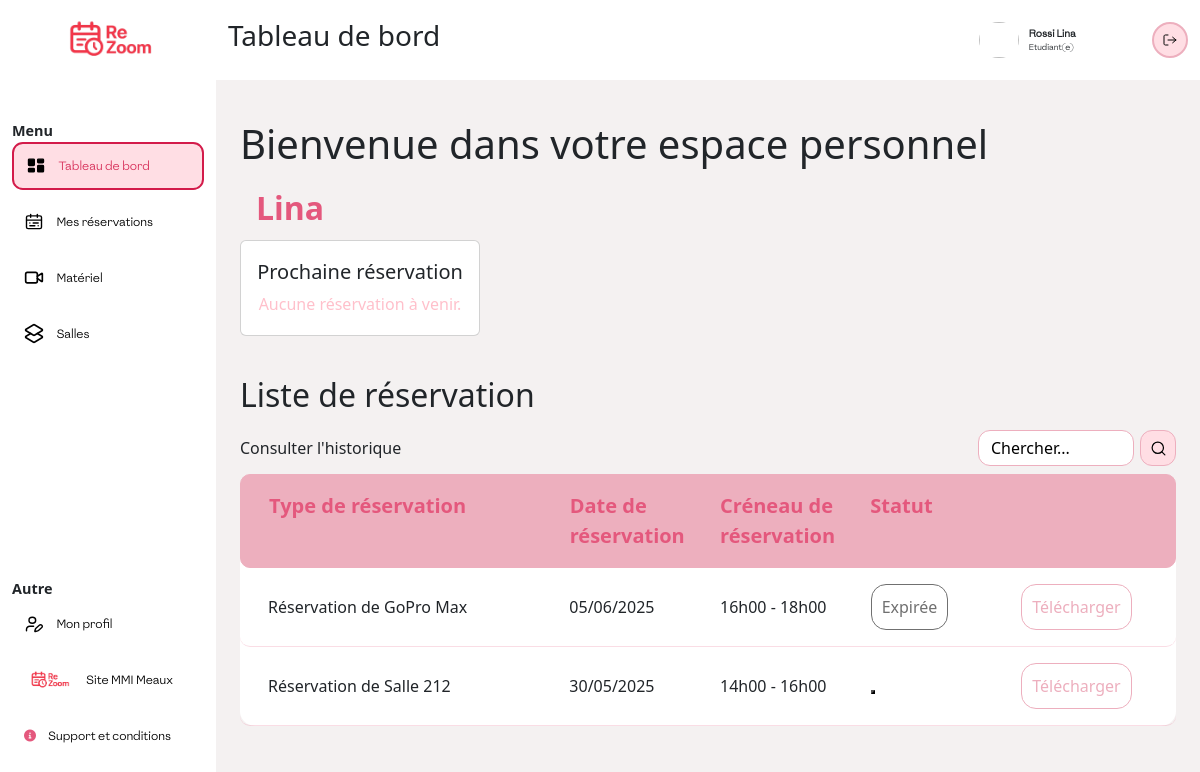
The page /PHP/index.php (signed in) on the database as committed earlier.
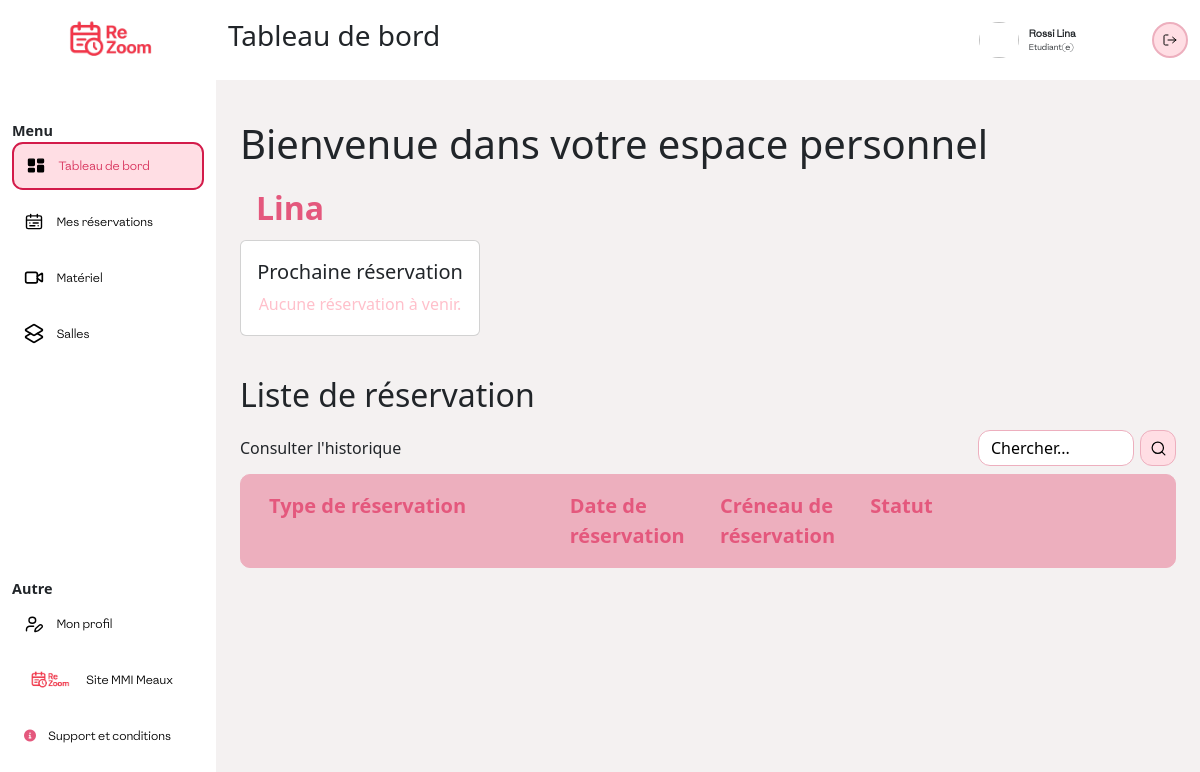
The same page on the database as committed later.
### tables this page shows
CREATE TABLE `reservations` (
  `idR` int(11) NOT NULL,
  `quantite` int(11) NOT NULL DEFAULT 1,
  `date_demande` datetime NOT NULL,
  `date_debut` datetime NOT NULL,
  `date_fin` datetime NOT NULL,
  `valide` int(11) DEFAULT NULL,
  `motif` varchar(100) DEFAULT NULL,
  `commentaires` varchar(50) DEFAULT NULL,
  `signatureElectronique` varchar(50) DEFAULT NULL,
  `documentAdministrateur` varchar(50) DEFAULT NULL
);

CREATE TABLE `materiel` (
  `idM` int(11) NOT NULL,
  `refernceM` varchar(50) DEFAULT NULL,
  `designation` varchar(50) DEFAULT NULL,
  `photo` varchar(100) DEFAULT NULL,
  `typeM` varchar(50) DEFAULT NULL,
  `dateAchat` date DEFAULT NULL,
  `etat` varchar(50) DEFAULT NULL,
  `quantité` int(11) DEFAULT NULL,
  `descriptif` varchar(200) DEFAULT NULL,
  `lien_demo` varchar(100) DEFAULT NULL
);

CREATE TABLE `salle` (
  `idS` int(11) NOT NULL,
  `nom` varchar(100) NOT NULL,
  `type` varchar(50) DEFAULT NULL,
  `capacite` int(11) DEFAULT NULL,
  `nb_pc` int(11) DEFAULT NULL,
  `photo` varchar(100) DEFAULT NULL,
  `etat` varchar(50) DEFAULT NULL,
  `description` varchar(200) DEFAULT NULL
);

### PHP/index_etudiant.php (the view, shortened to what the changed rows need)
<section class="top">
    <section class="top">
        <h1>Bienvenue dans votre espace personnel</h1>
    </section>
                <?php
                require "../PHPpure/connexion.php";
                $userId = $_SESSION['user']['id'];
                ?>
</section>
<section class="reservation">
    <h2>Liste de réservation</h2>
    <section class="container-sm bg-white" style="border-radius: 15px;">
        <?php
        if (isset($_SESSION['user']['id'])) {
            $userId = $_SESSION['user']['id'];
        }
        $sql = "
                        SELECT
                            r.idR,
                            r.date_debut,
                            r.date_fin,
                            r.valide,
                            m.designation AS materiel
                        FROM reservations r
                        JOIN concerne c ON r.idR = c.idR
                        JOIN materiel m ON c.idM = m.idM
                        JOIN reservation_users ru ON r.idR = ru.idR
                        WHERE ru.id = :user_id
                        ORDER BY r.date_debut DESC
                    ";
        $stmt = $pdo->prepare($sql);
        $stmt->bindParam(':user_id', $userId, PDO::PARAM_INT);
        $stmt->execute();
        while ($row = $stmt->fetch(PDO::FETCH_ASSOC)) {
            $date = date("d/m/Y", strtotime($row['date_debut']));
            $startHour = date("H\hi", strtotime($row['date_debut']));
            $endHour = date("H\hi", strtotime($row['date_fin']));
            $now = new DateTime();
            $end = new DateTime($row['date_fin']);
            if ($row['valide'] == 0) {
                $status = "attente";
                if ($end < $now) {
                    $status = "annule";
                    $sql = "UPDATE reservations SET valide = 2 WHERE idR = :idR";
                    $stmt = $pdo->prepare($sql);
                    $stmt->bindParam(':idR', $row['idR'], PDO::PARAM_INT);
                    $stmt->execute();
                }
            } elseif ($end < $now) {
                $status = "termine";
                $sql = "UPDATE reservations SET valide = 3 WHERE idR = :idR";
                $stmt = $pdo->prepare($sql);
                $stmt->bindParam(':idR', $row['idR'], PDO::PARAM_INT);
                $stmt->execute();
            } else if ($row['valide'] == 1) {
                $status = "accepte";
            } else if ($row['valide'] == 2) {
                $status = "refuse";
            }
            echo "
                            <div class='row p-3 align-items-center gy-3' style='border-radius:10px; border-bottom: 1px solid rgba(228, 88, 125, 0.2);'>
                                <div class='col-4'>
                                    <p>Réservation de {$row['materiel']}</p>
                                </div>
                                <div class='col-2'>
                                    <p>$date</p>
                                </div>
                                <div class='col-2'>
                                    <p>$startHour - $endHour</p>
                                </div>
                                <div class='col-2'>
                                    <button class='$status'></button>
                                </div>
                                <div class='col-2'>
                                    <button class='telecharger' onclick='window.open(\"../PHPpure/genererpdf.php?idR={$row['idR']}\", \"_blank\")'>Télécharger</button>
                                </div>
                            </div>
                        ";
        }
        $sql = "
                        SELECT
                            r.date_debut,
                            r.date_fin,
                            r.valide,
                            s.nom AS salle,
                            r.idR AS idR
                        FROM reservations r
                        JOIN concerne_salle cs ON r.idR = cs.idR
                        JOIN salle s ON cs.idS = s.idS
                        JOIN reservation_users ru ON r.idR = ru.idR
                        WHERE ru.id = :user_id
                        ORDER BY r.date_debut DESC
            ";
        $stmt = $pdo->prepare($sql);
        $stmt->bindParam(':user_id', $userId, PDO::PARAM_INT);
        $stmt->execute();
        while ($row = $stmt->fetch(PDO::FETCH_ASSOC)) {
            $date = date("d/m/Y", strtotime($row['date_debut']));
            $startHour = date("H\hi", strtotime($row['date_debut']));
            $endHour = date("H\hi", strtotime($row['date_fin']));
            if ($row['valide'] == 0) {
                $status = "attente";
                if ($end < $now) {
                    $status = "annule";
                    $sql = "UPDATE reservations SET valide = 2 WHERE idR = :idR";
                    $stmt = $pdo->prepare($sql);
                    $stmt->bindParam(':idR', $row['idR'], PDO::PARAM_INT);
                    $stmt->execute();
                }
            } elseif ($end < $now) {
                $status = "expire";
                $sql = "UPDATE reservations SET valide = 3 WHERE idR = :idR";
                $stmt = $pdo->prepare($sql);
                $stmt->bindParam(':idR', $row['idR'], PDO::PARAM_INT);
                $stmt->execute();
            } elseif ($row['valide'] == 1) {
                $status = "accepte";
            } elseif ($row['valide'] == 2) {
                $status = "refuse";
            }
            echo "
                            <div class='row p-3 align-items-center gy-3' style='border-radius:10px; border-bottom: 1px solid rgba(228, 88, 125, 0.2);'>
                                <div class='col-4'>
                                    <p>Réservation de {$row['salle']}</p>
                                </div>
                                <div class='col-2'>
                                    <p>$date</p>
                                </div>
                                <div class='col-2'>
                                    <p>$startHour - $endHour</p>
                                </div>
                                <div class='col-2'>
                                    <button class='$status'></button>
                                </div>
                                <div class='col-2'>
                                    <button class='telecharger' onclick='window.open(\"../PHPpure/genererpdf.php?idR={$row['idR']}\", \"_blank\")'>Télécharger</button>
                                </div>
                            </div>
                        ";
        }
        ?>
    </section>
</section>

Rows that differ between the two databases and show on the page:
removed reservations: materiel.designation "GoPro Max", date_debut "05/06/2025", date_debut "16h00", date_fin "18h00", valide 1 (drawn), shown under "Liste de réservation"
removed reservations: salle.nom "Salle 212", date_debut "30/05/2025", date_debut "14h00", date_fin "16h00"
